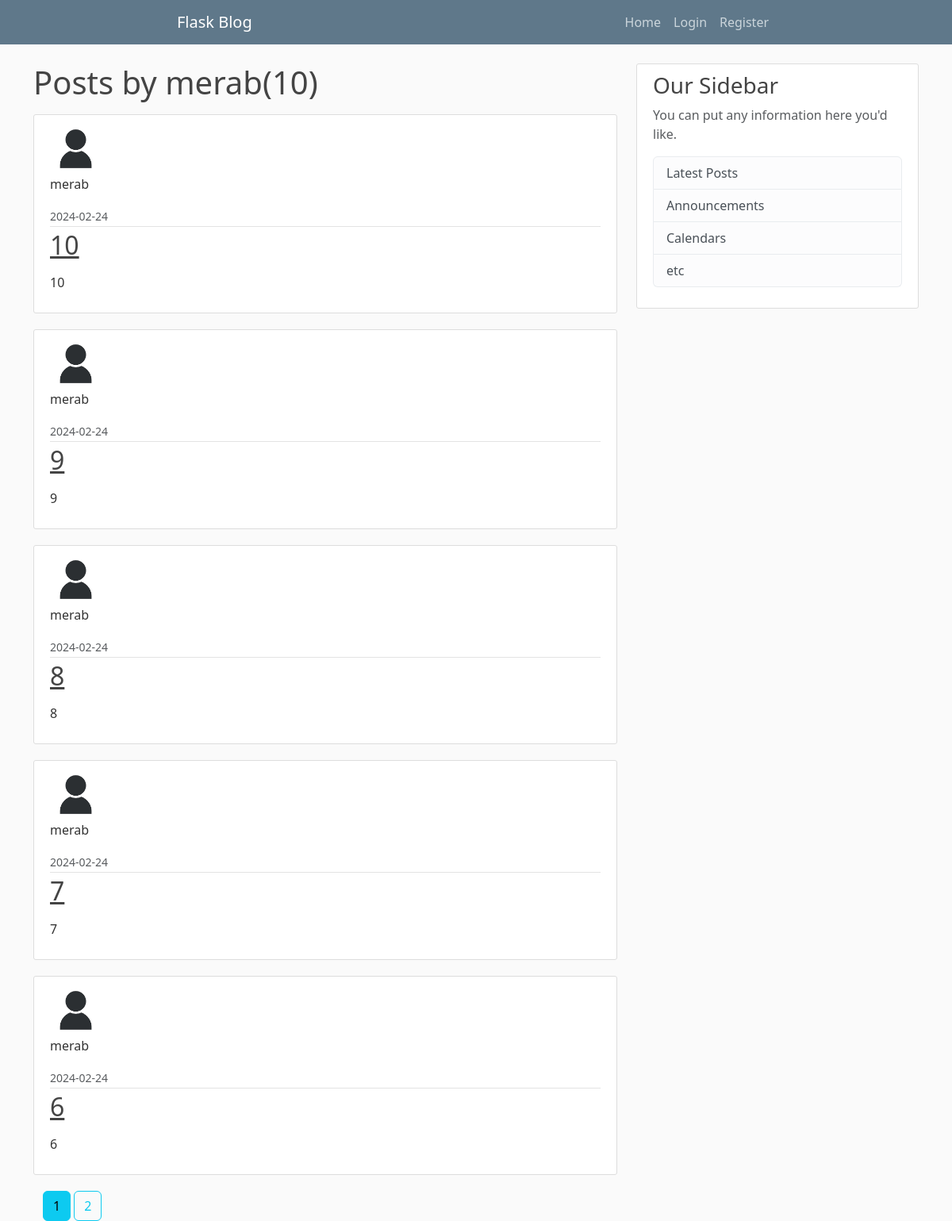
The page /authors_posts?author=merab on the database its author committed.
### flaskblog/models.py (models this page shows, shortened)
class User(db.Model, UserMixin):
    id: Mapped[int] = mapped_column(Integer, primary_key=True)
    username: Mapped[str] = mapped_column(String(20), unique=True, nullable=False)
    email: Mapped[str] = mapped_column(String(250),unique=True, nullable=False)
    image_file: Mapped[str] = mapped_column(String(20), nullable=False, default='default.jpg')
    password: Mapped[str] = mapped_column(String(250), nullable=False)
    post = relationship('Post', backref='author', lazy=True)

class Post(db.Model):
    id: Mapped[int] = mapped_column(Integer, primary_key=True)
    title: Mapped[str] = mapped_column(String(250), unique=True, nullable=False)
    date_posted: Mapped[str] = mapped_column(DateTime, nullable=False, default=datetime.utcnow)
    content: Mapped[str] = mapped_column(Text, nullable=False)
    user_id : Mapped[int] = mapped_column(Integer, ForeignKey('user.id'), nullable=False)
    img_url: Mapped[str] = mapped_column(String(250), nullable=True)

### flaskblog/users/routes.py (the view)
@users.route('/authors_posts')
def authors_posts():
   authors_name = request.args.get('author')
   page = request.args.get('page', 1, type=int)
   user = User.query.where(User.username == authors_name).first_or_404()
   posts = Post.query.filter_by(author=user)\
    .order_by(desc(Post.id))\
    .paginate(page=page, per_page=5)
   return  render_template('authors_posts.html', posts=posts, user=user)

### flaskblog/templates/authors_posts.html (shortened to what this page needs)
{% extends "layout.html" %} {% block content %}
<body>
  <h1 class="mb-3">Posts by {{user.username}}({{posts.total}})</h1>
  {% for post in posts.items %}
  <article class="media content-section">
    <img
      class="rounded-circle, article-img"
      src="{{url_for('static', filename='profile_pics/' + post.author.image_file )}}"
      alt=""
    />
    <div class="media-body">
      <div class="article-metadata">
        <p class="mr-2">{{ post.author.username }}</p>
        <small class="text-muted"
          >{{ post.date_posted.strftime('%Y-%m-%d') }}</small
        >
      </div>
      <h2>
        <a class="article-title" href="{{url_for('posts.post', id=post.id)}}"
          >{{ post.title|safe }}</a
        >
      </h2>
      <p class="article-content">{{ post.content|safe }}</p>
    </div>
  </article>
  {% endfor %}
  <div class="container">
    <div class="mt-3">
      {% for page_num in posts.iter_pages(left_edge=1, right_edge=1,
      right_current=2) %} {% if page_num %} {% if posts.page==page_num %}
      <a
        class="btn btn-info"
        href="{{url_for('users.authors_posts', author=user.username, page=page_num)}}"
        >{{page_num}}</a
      >
      {% else %}
      <a
        class="btn btn-outline-info"
        href="{{url_for('users.authors_posts',author=user.username,  page=page_num)}}"
        >{{page_num}}</a
      >
      {% endif %} {% else %} ... {% endif %} {% endfor %}
    </div>
  </div>
</body>
{% endblock content %}

### flaskblog/templates/layout.html (shortened to what this page needs)
<!DOCTYPE html>
<html lang="en">
  <head>
    <link
      href="https://cdn.jsdelivr.net/npm/bootstrap@5.3.3/dist/css/bootstrap.min.css"
      rel="stylesheet"
    />
    <link rel="stylesheet" href="{{url_for('static', filename='main.css')}}">
  </head>
  <body>
    <header class="site-header">
      <nav class=" navbar navbar-expand-md navbar-dark bg-steel fixed-top d-flex justify-content-around  ">
        <div><a class="navbar-brand mr-auto" href="{{url_for('main.home')}}">Flask Blog</a></div>
        <div>
          <div class="collapse navbar-collapse" id="navbarToggle">
            <div class="navbar-nav ml-auto">
              <a class="nav-item nav-link" href="{{url_for('main.home')}}">Home</a>
              {% if current_user.is_authenticated %}
              <a class="nav-item nav-link" href="{{url_for('users.account')}}">Account</a>
              <a class="nav-item nav-link" href="{{url_for('users.logout')}}">Logout</a>
              {% else %}
              <a class="nav-item nav-link" href="{{url_for('users.login')}}">Login</a>
              <a class="nav-item nav-link" href="{{url_for('users.registration')}}">Register</a>
              {% endif %}
            </div>
          </div>
        </div>
      </nav>
    </header>
    <main role="main" class="container">
      <div class="row">
        <div class="col-md-8">
          {% block content %}{% endblock %}
        </div>
        <div class="col-md-4">
          <div class="content-section">
            <h3>Our Sidebar</h3>
            <p class='text-muted'>You can put any information here you'd like.
              <ul class="list-group">
                <li class="list-group-item list-group-item-light">Latest Posts</li>
                <li class="list-group-item list-group-item-light">Announcements</li>
                <li class="list-group-item list-group-item-light">Calendars</li>
                <li class="list-group-item list-group-item-light">etc</li>
              </ul>
            </p>
          </div>
        </div>
      </div>
    </main>
  </body>
</html>

### flaskblog/static/main.css (style rules this page uses)
body { background: #fafafa; color: #333333; margin-top: 5rem; }
h1, h2, h3, h4, h5, h6 { color: #444444; }
.bg-steel { background-color: #5f788a; }
.site-header .navbar-nav .nav-link { color: #cbd5db; }
.content-section { background: #ffffff; padding: 10px 20px; border: 1px solid #dddddd; border-radius: 3px; margin-bottom: 20px; }
.article-title { color: #444444; }
.article-content { white-space: pre-line; }
.article-img { height: 65px; width: 65px; margin-right: 16px; }
.article-metadata { padding-bottom: 1px; margin-bottom: 4px; border-bottom: 1px solid #e3e3e3 }

### rows shown on the page
User: username "merab"
Post: image_file (placeholder picture), author.username "merab", date_posted "2024-02-24", title "10", content "10"
Post: image_file (placeholder picture), author.username "merab", date_posted "2024-02-24", title "9", content "9"
Post: image_file (placeholder picture), author.username "merab", date_posted "2024-02-24", title "8", content "8"
Post: image_file (placeholder picture), author.username "merab", date_posted "2024-02-24", title "7", content "7"
Post: image_file (placeholder picture), author.username "merab", date_posted "2024-02-24", title "6", content "6"

### other values the page prints
{{ posts.total }} "10"
{{ page_num }} "1"
{{ page_num }} "2"
